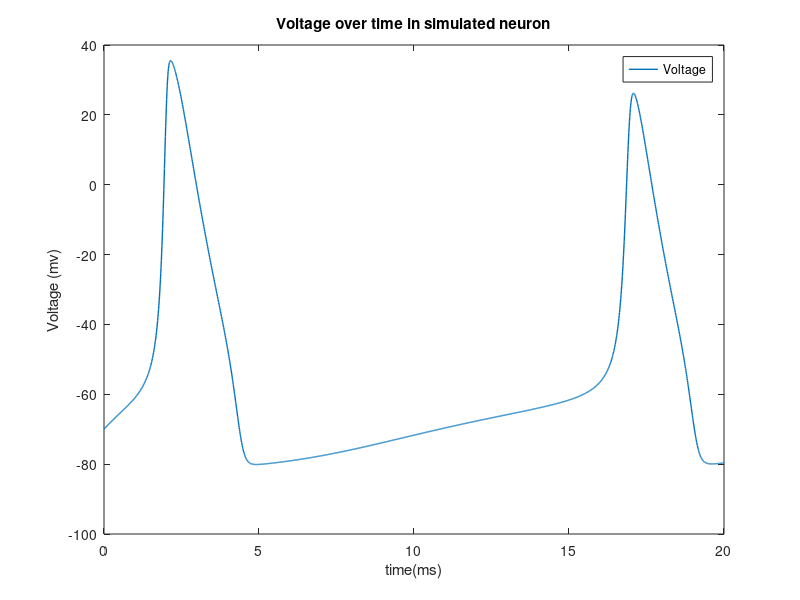
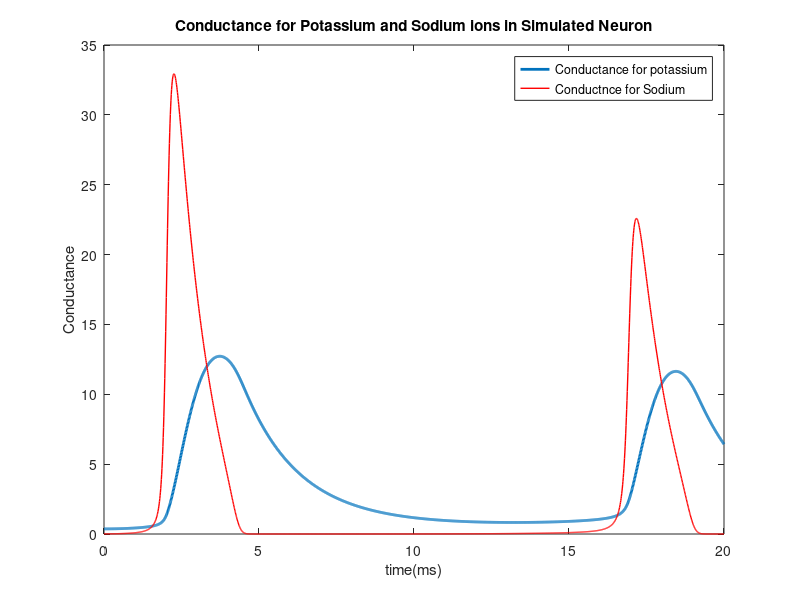
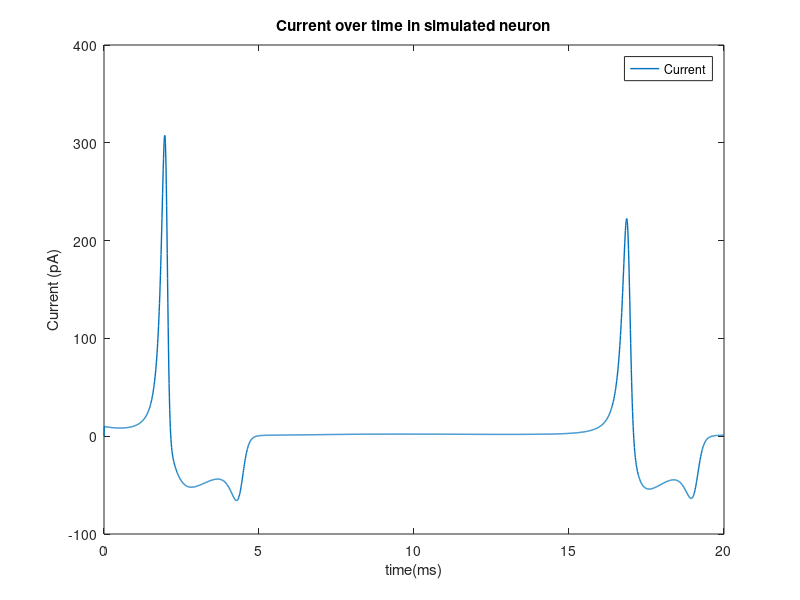
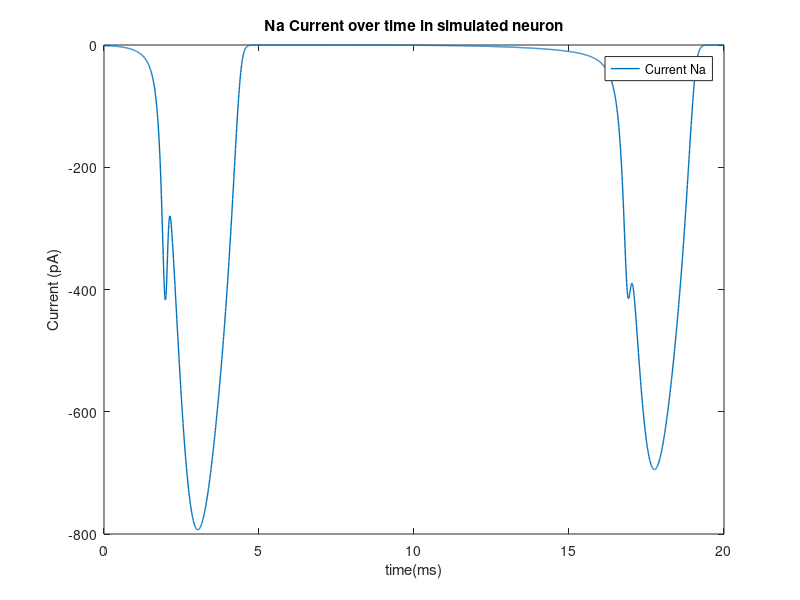

Write the MATLAB code that produced these figures, in order.
clear all; clc; close all

%%   Stimulation time 
stimulationTime = 20; %in ms
deltaT= 0.01;%el intervalo afecta a la funcion 
t=0:deltaT:stimulationTime;


%   Specify the external current
changeTimes = [0]; % in ms
currentLevels = [10]; %change this to see effect of different currents on milivoltage (suggested values: 3,20,50,1000)

%Set externally applied current across time 
%Here, first 500 timesteps are at current of 50, next 1500 timesteps at
%current zero (resets resting potential of neuron), and the rest of 
%timesteps are at constan current 
%I(1:500) = currentLevels; I(501:200)= 0; I(2001:numel(t)) = currentLevels;
%comment out the above line and uncomment the line below for constant current, and observe effects on voltage timecurse
I(1:numel(t)) = currentLevels;


%%   Constant parameters
%All of these can be found in table 3 art: Hodking Huxley 1952
C=1;%uF/cm2
E_Na =115; %50;mV
E_K=-12;%-77; mV 
E_L=10.613;%-54.4;mV %%%%%%<-----   REVISAR 
gbar_Na=120; %mOhm/cm2 o uS/cm2
gbar_K=36;%mOhm/cm2 o uS/cm2
g_L=0.3;%mOhm/cm2 o uS/cm2

% E_Na = 55;%115; %50;mV
% E_K=-90;%-12;%-77; mV 
% E_L=-65;%10.613;%-54.4;mV %%%%%%<-----   REVISAR 
% gbar_Na=35;%120; %mOhm/cm2 o uS/cm2
% gbar_K=9;%36;%mOhm/cm2 o uS/cm2
% g_L=0.3;%mOhm/cm2 o uS/cm2

M = 6000; %canales de sodio
N = 18000; %canales de potasio 





%%   Set the initial states 
%V=70; %baseline voltage 
V=0;
%potasio activado 
alpha_n = 0.01*((10-V)/(exp((10-V)/10)-1)); %equation 12
%alpha_n = -0.01*(V+34)/exp(-0.1*(V+34)-1);
beta_n = 0.125*exp(-V/80); %Equation 13
%beta_n = 0.125*exp(-V+44/80); 

%sodio activado 
alpha_m = 0.1*((25-V)/(exp((25-V)/10)-1)); %equation 20
%alpha_m = -0.1*((V+35)/(exp(-0.1*(V+35)-1)));
beta_m = 4*exp(-V/18); %Equation 21
%beta_m = 4*exp(-(V+60)/18); %Equation 21
%sodio inactivado 
alpha_h = 0.07*exp(-V/20); %Equation 23
%alpha_h = 0.07*exp(-(V+58)/20); %Equation 23
beta_h = 1/(exp((30-V)/10)+1); %Equation 24 
%beta_h = 1/(exp(-0.1*(V+28)+1)); %Equation 24

%calcio activado 


n(1) = alpha_n/(alpha_n+beta_n); %equation 9
m(1) = alpha_m/(alpha_m+beta_m); %equation 18
h(1) = alpha_h/(alpha_h+beta_h); %equation 18


 for  i=1:numel(t)-1 %Compute coefficients, currents, and derivates at each time 
    
    %   Calculate the coefficients 
    %Equations here are same as above, just calculating at each time step
    %potasio
    alpha_n(i) = 0.01*((10-V(i))/(exp((10-V(i))/10)-1));
    %alpha_n(i) = -0.01*(V(i)+34)/exp(-0.1*(V(i)+34)-1);
    beta_n(i) = 0.125*exp(-V(i)/80);
    %beta_n(i) = 0.125*exp(-V(i)+44/80);
    
    %sodio activado 
    alpha_m(i) = 0.1*((25-V(i))/(exp((25-V(i))/10)-1));
    %alpha_m(i) = -0.1*((V(i)+35)/(exp(-0.1*(V(i)+35)-1)));
    beta_m(i) = 4*exp(-V(i)/18);
    %beta_m(i) = 4*exp(-(V(i)+60)/18); %Equation 21
    
    %sodio inactivado 
    alpha_h(i) = 0.07*exp(-V(i)/20);
    %alpha_h(i) = 0.07*exp(-(V(i)+58)/20); %Equation 23
    beta_h(i) = 1/(exp((30-V(i))/10)+1);
    %beta_h(i) = 1/(exp(-0.1*(V(i)+28)+1)); %Equation 24
    
    
    %   Calculate the currrents
    I_Na = (m(i)^3)*gbar_Na*h(i)*(V(i)-E_Na); %equations 3 and 14
    I_Na2(i+1) = (m(i)^3)*gbar_Na*h(i)*(V(i)-E_Na); 
    I_K = (n(i)^4)*gbar_K*(V(i)-E_K);%Equations 4 and 6
    I_K2(i+1) = (n(i)^4)*gbar_K*(V(i)-E_K);
    I_L = g_L*(V(i)-E_L); %Equations 5
    I_ion = I(i)-I_K-I_Na-I_L;
    I_ion2(i+1) = I(i)-I_K-I_Na-I_L;
    
    
    %   Calculate the derivates usion Euler first order approximation,    States open-close 
    V(i+1) = V(i) + deltaT*I_ion/C;
    n(i+1) = n(i) + deltaT*(alpha_n(i)*(1-n(i)) - beta_n(i)*n(i)); %Equation 7
    m(i+1) = m(i) + deltaT*(alpha_m(i)*(1-m(i)) - beta_m(i)*m(i)); %Equation 15
    h(i+1) = h(i) + deltaT*(alpha_h(i)*(1-h(i)) - beta_h(i)*h(i)); %Equation 16
%     
 end 


V = V-70; %Set restng potential to -70mV

%%   Plot Voltage
plot(t,V,'LineWidth',1)
hold on
legend({'Voltage'})
ylabel('Voltage (mv)')
xlabel ('time(ms)')
title('Voltage over time in simulated neuron')


%%   Plot conductance 
figure
p1 = plot(t,gbar_K*n.^4,'LineWidth',2);
hold on
p2 = plot(t,gbar_Na*(m.^3).*h,'r','LineWidth',1);
legend([p1, p2],'Conductance for potassium','Conductnce for Sodium')
ylabel('Conductance')
xlabel('time(ms)')
title('Conductance for Potassium and Sodium ions in Simulated Neuron')

%%   Plot total  current  
figure
plot(t,I_ion2,'LineWidth',1)
hold on
legend({'Current'})
ylabel('Current (pA)')
xlabel ('time(ms)')
title('Current over time in simulated neuron')

%   Plot  Na current  
figure
plot(t,I_Na2,'LineWidth',1)
hold on
legend({'Current Na'})
ylabel('Current (pA)')
xlabel ('time(ms)')
title('Na Current over time in simulated neuron')

%   Plot  K current  
figure
plot(t,I_K2,'LineWidth',1)
hold on
legend({'Current K'})
ylabel('Current (pA)')
xlabel ('time(ms)')
title('K Current over time in simulated neuron')

%%   Plot constants  
figure
p1 = plot( alpha_n,'LineWidth',2);
hold on
p2 = plot(beta_n,'r','LineWidth',1);
legend([p1, p2],'Alpha_n','Beta_n')
ylabel('Rate constant')
xlabel('time(ms)')
title('Rate constant for K')

figure
p1 = plot( alpha_m,'LineWidth',2);
hold on
p2 = plot(beta_m,'r','LineWidth',1);
legend([p1, p2],'Alpha_m','Beta_m')
ylabel('Rate constant')
xlabel('time(ms)')
title('Rate constant for Na')


figure
p1 = plot( alpha_h,'LineWidth',2);
hold on
p2 = plot(beta_h,'r','LineWidth',1);
legend([p1, p2],'Alpha_h','Beta_h')
ylabel('Rate constant')
xlabel('time(ms)')
title('Rate constant for Na')

%% plot states
figure 
p1 = plot(t, n,'.');
hold on 
p2 = plot(t, m,'o');
p3 = plot(t, h,'s');
title('n(.), m(o), h(s)')